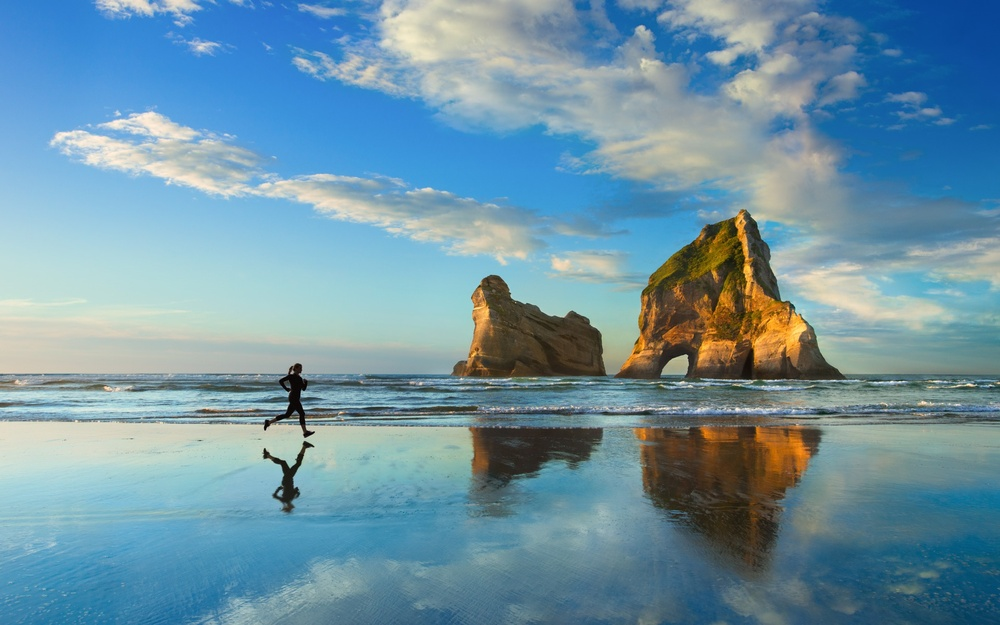
#> input picture Computer-Vision/resources/img1.jpg, 1000 x 625 px, shrunk from 1920 x 1200 before the run
$ jupyter execute image-historgrams.ipynb
#> lines starting #> are read from the running program, lines starting #| are printed output that depends on the picture
# Extracting and plotting Image Historgrams
In this notebook i experiment with extracting and plotting image historgrams. There are some methods for image comparison which use the image histrogram. I experiment with these metrics in the `comparing-historgrams.ipynb` notebook. But for now, lets just experiment with extracting and plotting image histograms.

Import the OpenCV & Numpy Libraries

[cell 1]
import numpy as np
import cv2 as cv
from matplotlib import pyplot as plt
img = cv.imread('./resources/img1.jpg')
#> img is the input picture: shape (625, 1000, 3); mean B, G, R 164.3, 148, 111.1

## 1.Calculating and Plotting Histrograms
The calcHist() function calculates the historgram. OpenCV defaults to BRG so you need to provide the index for each channel

[cell 2]
hist_blue = cv.calcHist([img],[0],None,[256],[0,256]) #[0] for blue channel
#> hist_blue = 256 values, max 9859 at index 217, min 0 at index 250, mean 2441.4
hist_red = cv.calcHist([img],[1],None,[256],[0,256]) #[1] for red channel
#> hist_red = 256 values, max 6362 at index 142, min 0 at index 245, mean 2441.4
hist_green = cv.calcHist([img],[2],None,[256],[0,256]) #[2] for green channel
#> hist_green = 256 values, max 6287 at index 57, min 13 at index 1, mean 2441.4

Plot the blue channel historgram

[cell 3]
plt.figure(figsize=(12,8))
plt.plot(hist_blue, color = 'b')
plt.xlim([0,256])
plt.title("Blue Channel Histogram")
plt.savefig('img_blue_histogram.png')
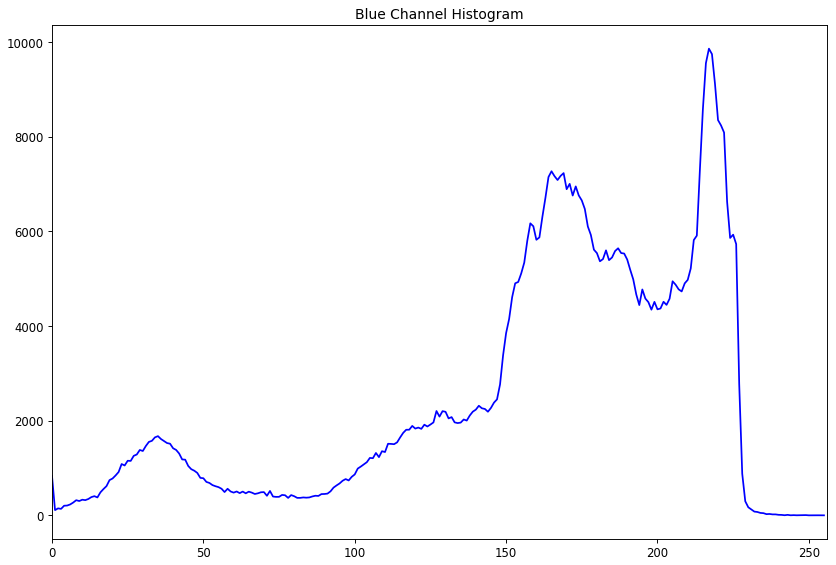
#> figure drawn by matplotlib, 1 panel; curve peaks at x = 217, y = 9859
plt.show()

Plot the red channel historgram

[cell 4]
plt.figure(figsize=(12,8))
plt.plot(hist_red, color = 'r')
plt.xlim([0,256])
plt.title("Red Channel Histogram")
plt.savefig('img_red_histogram.png')
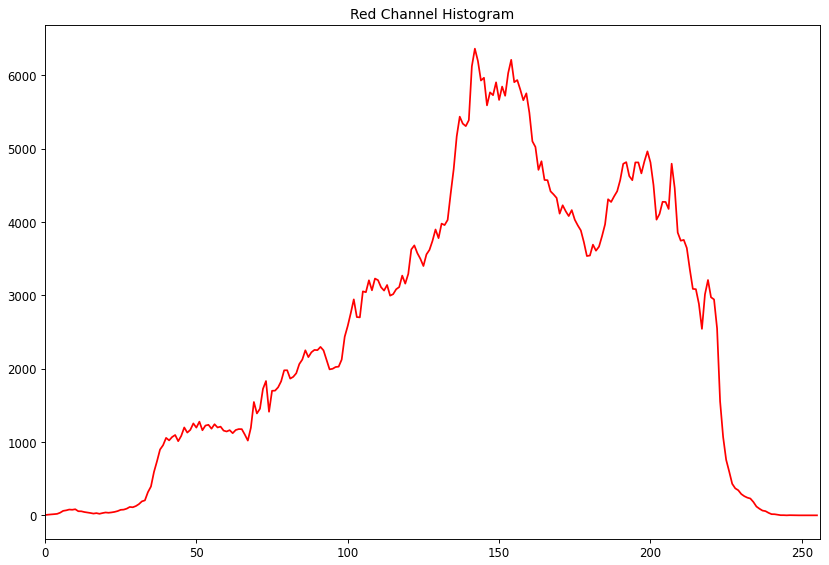
#> figure drawn by matplotlib, 1 panel; curve peaks at x = 142, y = 6362
plt.show()

Plot the green channel historgram

[cell 5]
plt.figure(figsize=(12,8))
plt.plot(hist_green, color = 'g')
plt.xlim([0,256])
plt.title("Green Channel Histogram")
plt.savefig('img_green_histogram.png')
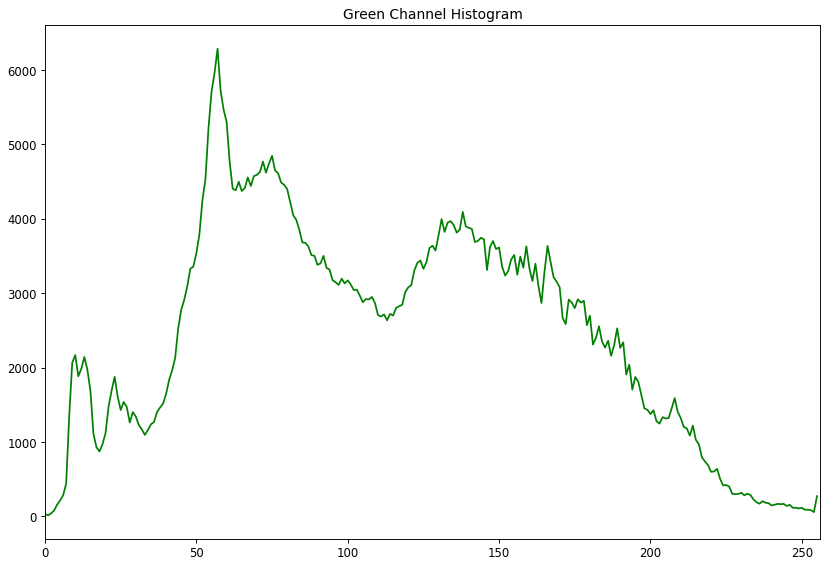
#> figure drawn by matplotlib, 1 panel; curve peaks at x = 57, y = 6287
plt.show()

## 2. Histogram Equalisation

Convert ther image to grayscale

[cell 6]
img_gray = cv.cvtColor(img, cv.COLOR_BGR2GRAY)
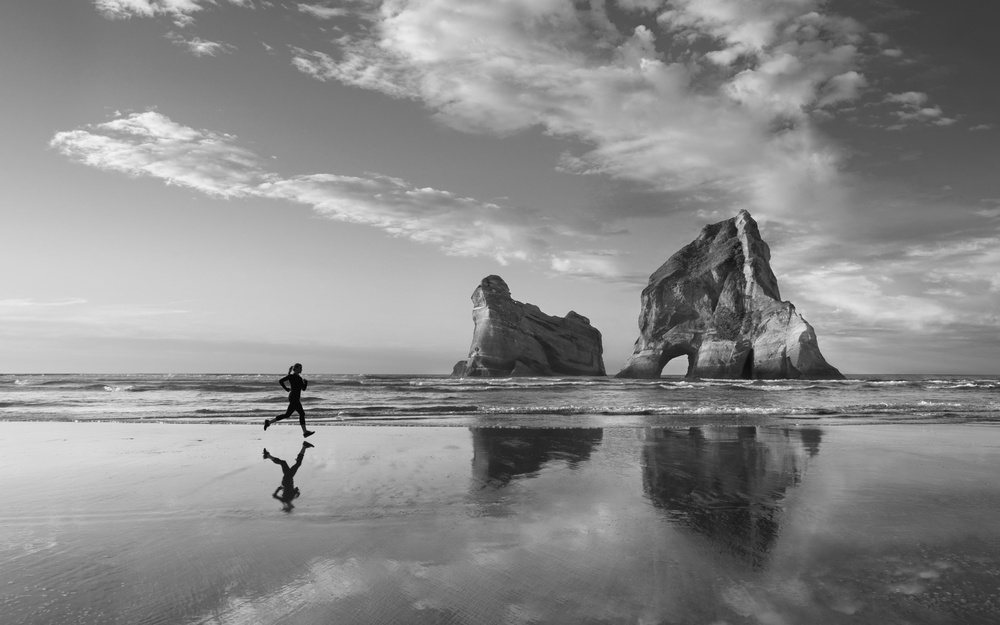
#> img_gray: shape (625, 1000); min 0, max 247, mean 138.8

Calculate and plot the histogram for the grayscale image

[cell 7]
plt.figure(figsize=(12,8))
hist_gray = cv.calcHist([img_gray],[0],None,[256],[0,256])
#> hist_gray = 256 values, max 6552 at index 124, min 0 at index 245, mean 2441.4
plt.plot(hist_gray, color = 'gray')
plt.xlim([0,256])
plt.title("Gray Channel Histogram")
plt.savefig('img_gray_histogram.png')
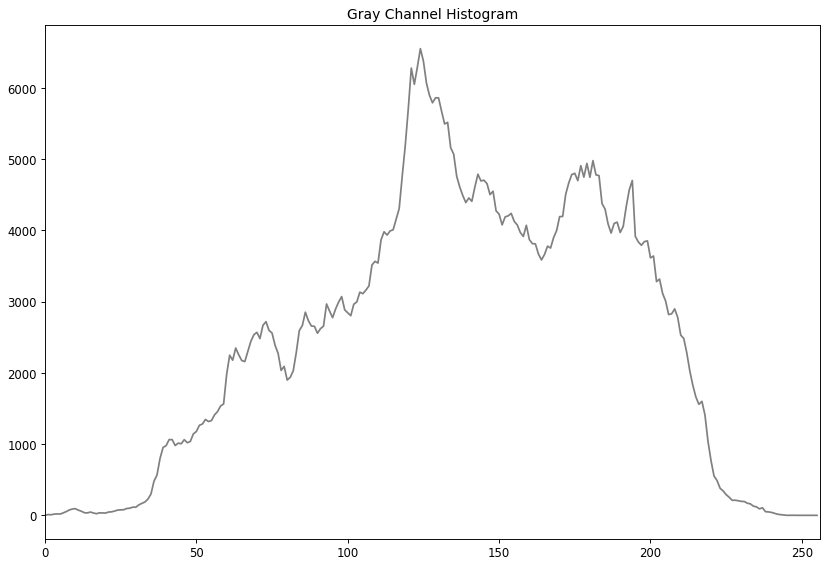
#> figure drawn by matplotlib, 1 panel; curve peaks at x = 124, y = 6552
plt.show()

Define the get_cummulatriveDist() function to calculate the cummulative distribution of intensity

[cell 8]
def getCummulativeDist(hist):
    c = [] #cummulative distribution
    s = 0
    for i in range(0, len(hist)):
        s = s + hist[i]
        c.append(s)
#> this loop made 256 passes
#> s on passes 1 to 3: [1], [12], [20]
#> after the loop, c = 256 items, first 6: [1], [12], [20], [37], [57], [75]; s = [625000]
    return c

[cell 9]
c = getCummulativeDist(hist_gray)
plt.figure(figsize=(12,8))
plt.plot(c, label = 'cummulative distribution', color = 'gray')
plt.legend(loc="upper left")
plt.xlim([0,256])
plt.title("Cummulative Distribution - img_gray")
plt.savefig('img_gray_cummulative_distribution.png')
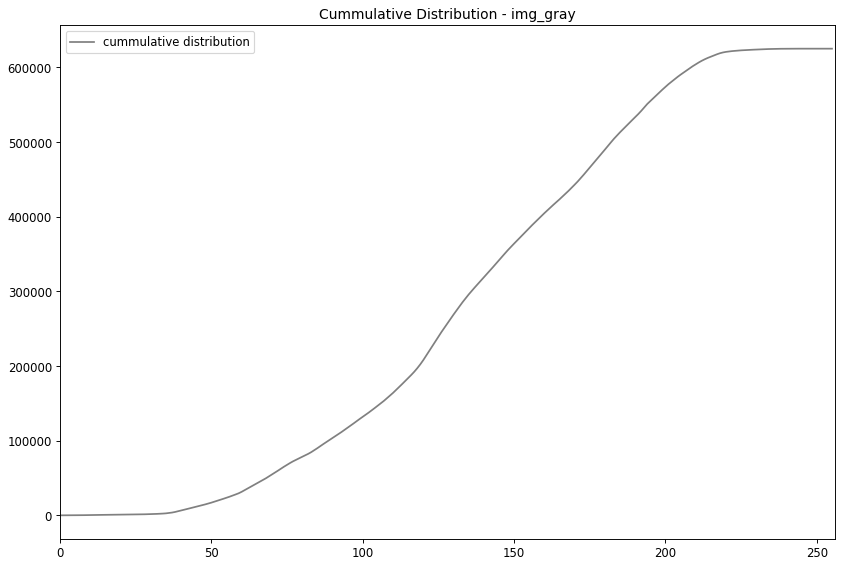
#> figure drawn by matplotlib, 1 panel; curve peaks at x = 247, y = 625000
plt.show()

[cell 10]
img_equ = cv.equalizeHist(img_gray)
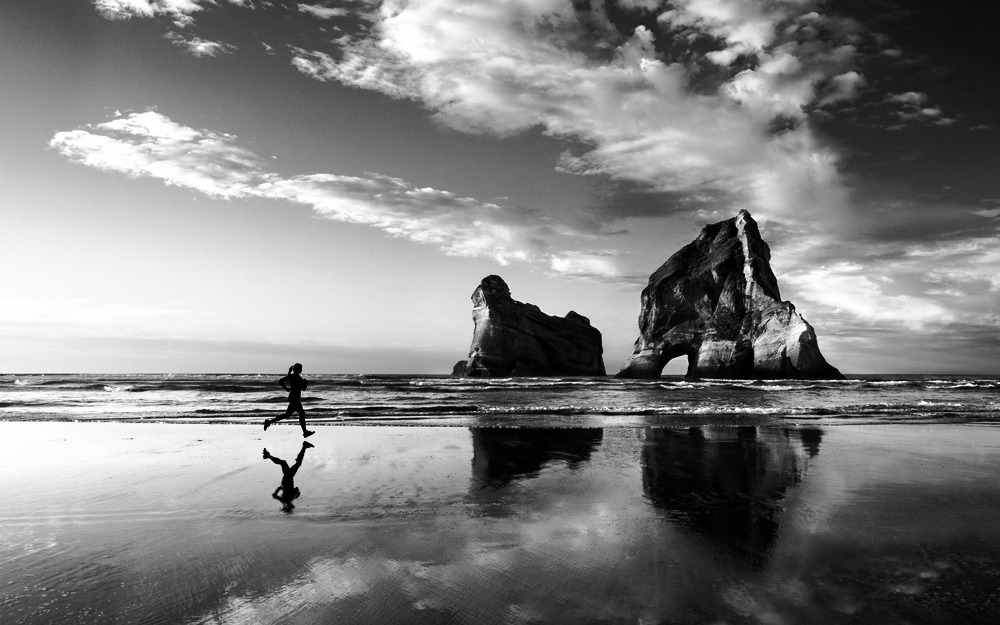
#> img_equ: shape (625, 1000); min 0, max 255, mean 128.3

[cell 11]
hist_equ = cv.calcHist([img_equ],[0],None,[256],[0,256])
#> hist_equ = 256 values, max 6552 at index 95, min 0 at index 25, mean 2441.4
plt.figure(figsize=(12,8))
plt.plot(hist_equ, color='gray')
plt.xlim([0,256])
plt.title("Gray Channel Histogram (Equalisation applied)")
plt.savefig('img_equ_histogram.png')
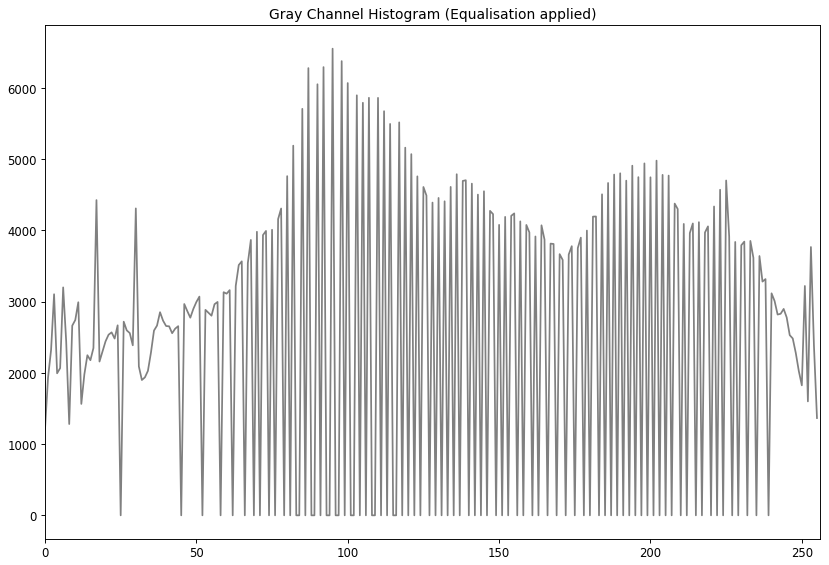
#> figure drawn by matplotlib, 1 panel; curve peaks at x = 95, y = 6552
plt.show()

[cell 12]
c = getCummulativeDist(hist_equ)
#> the loop in getCummulativeDist (call 2), `for i in range(0, len(hist)):` made 256 passes
#> s on passes 1 to 3: [1206], [3139], [5458]
#> c = 256 items, first 6: [1206], [3139], [5458], [8562], [10556], [12623]
plt.figure(figsize=(12,8))
plt.plot(c, label = 'cummulative distribution', color = 'gray')
plt.legend(loc="upper left")
plt.xlim([0,256])
plt.title("Cummulative Distribution - img_equ")
plt.savefig('img_equ_cummulative_distribution.png')
#> figure, not shown here; curve peaks at x = 255, y = 625000
plt.show()

Stack images side by side to see the difference made by historgram equalisation

[cell 13]
img_equalisation = np.hstack((img_gray, img_equ)) #stacking images side-by-side
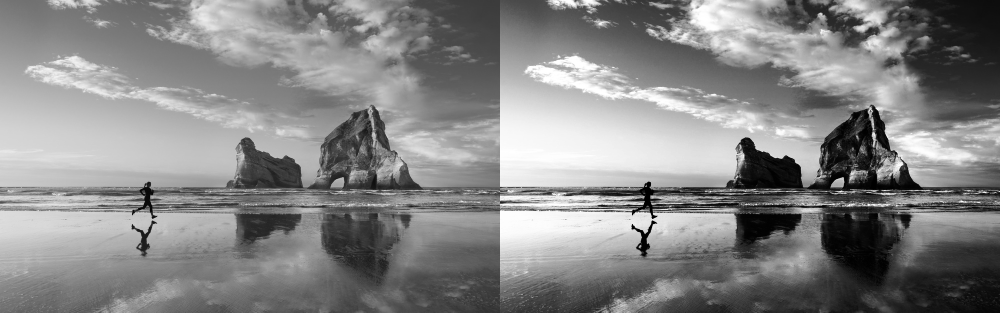
#> img_equalisation: shape (625, 2000) (shown at 1/2 size); min 0, max 255, mean 133.6
cv.imwrite('img_equalisation.png', img_equalisation) #writing the stacked image to file
#> Out = True

$ run again, with Computer-Vision/resources/img2.jpg copied over Computer-Vision/resources/img1.jpg
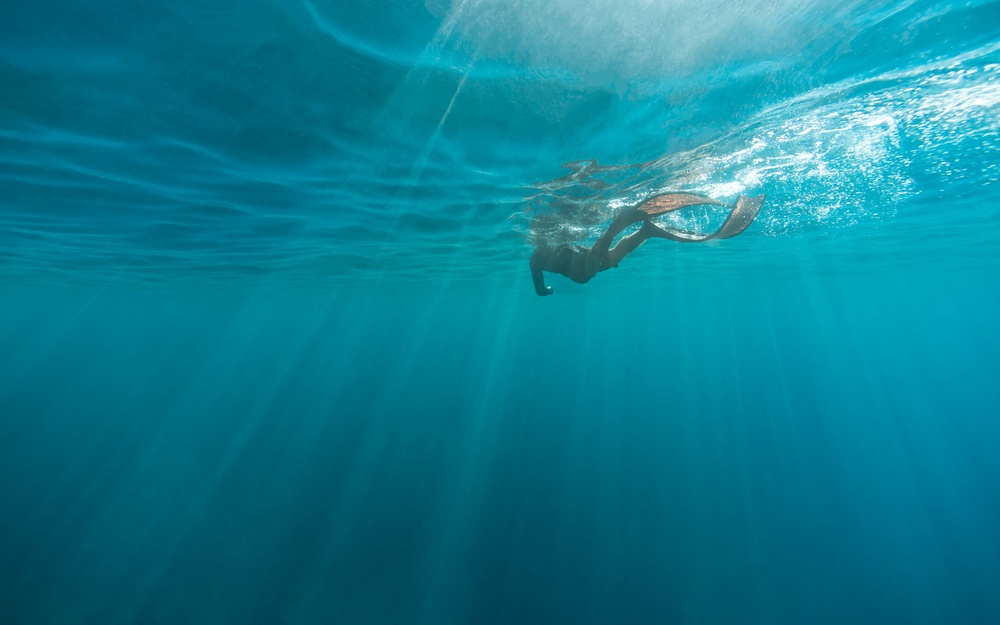
#> input picture Computer-Vision/resources/img2.jpg, 1000 x 625 px, shrunk from 1920 x 1200 before the run
#> img is the input picture: shape (625, 1000, 3); mean B, G, R 145.5, 125.2, 13.6
#> hist_blue = 256 values, max 9597 at index 145, min 0 at index 0, mean 2441.4
#> hist_red = 256 values, max 9082 at index 103, min 0 at index 0, mean 2441.4
#> hist_green = 256 values, max 329268 at index 0, min 2 at index 255, mean 2441.4
#> hist_gray = 256 values, max 13109 at index 74, min 0 at index 0, mean 2441.4
#> the loop in getCummulativeDist, `for i in range(0, len(hist)):` made 256 passes
#> s on passes 1 to 3: [0], [0], [0]
#> after the loop in getCummulativeDist, `for i in range(0, len(hist)):`: c = 256 items, first 6: [0], [0], [0], [0], [0], [0]; s = [625000]
#> `c = getCummulativeDist(hist_gray)`: c = 256 items, first 6: [0], [0], [0], [0], [0], [0]
#> hist_equ = 256 values, max 13109 at index 76, min 0 at index 5, mean 2441.4
#> `plt.savefig('img_equ_histogram.png')`:
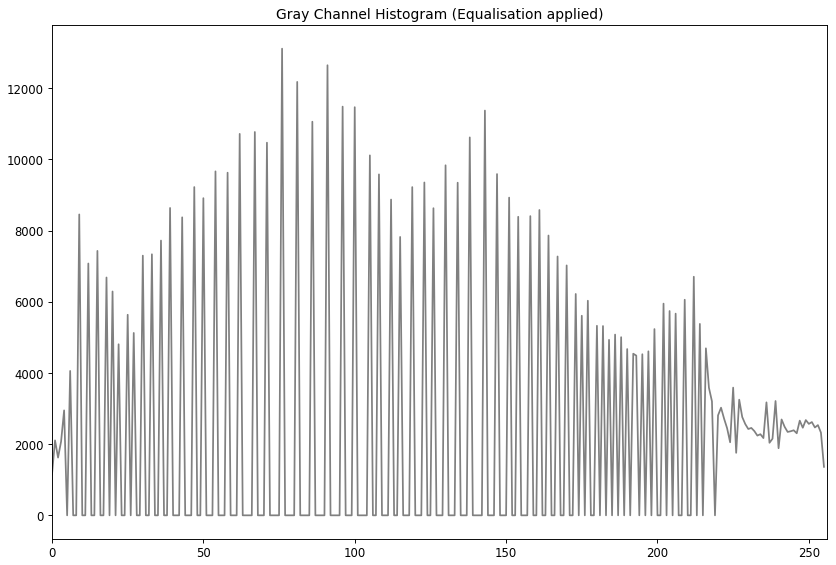
#> figure drawn by matplotlib, 1 panel; curve peaks at x = 76, y = 13109
#> the loop in getCummulativeDist (call 2), `for i in range(0, len(hist)):` made 256 passes
#> s on passes 1 to 3: [1148], [3254], [4876]
#> `c = getCummulativeDist(hist_equ)`: c = 256 items, first 6: [1148], [3254], [4876], [6950], [9899], [9899]
#> `img_equalisation = np.hstack((img_gray, img_equ))`:
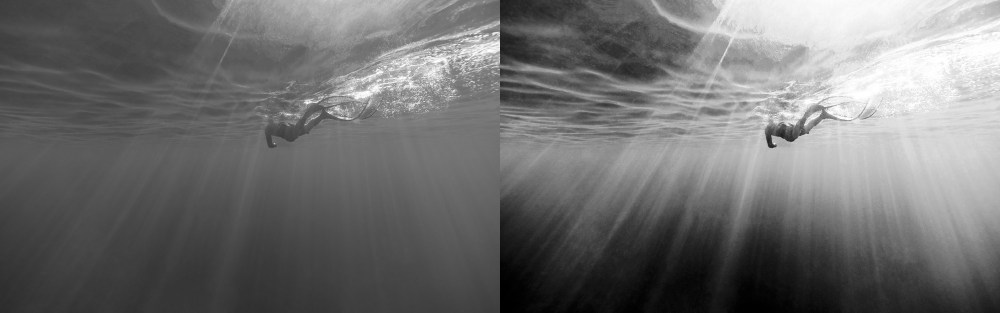
#> img_equalisation: shape (625, 2000) (shown at 1/2 size); min 0, max 255, mean 111.6
#> Out = True

$ run again, with Computer-Vision/resources/img3.jpg copied over Computer-Vision/resources/img1.jpg
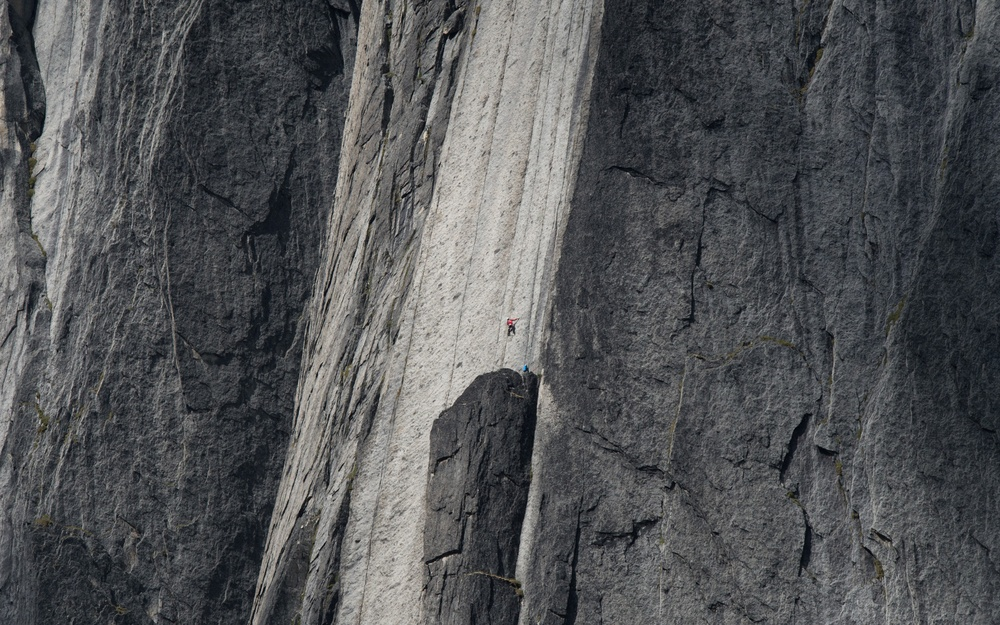
#> input picture Computer-Vision/resources/img3.jpg, 1000 x 625 px, shrunk from 1920 x 1200 before the run
#> img is the input picture: shape (625, 1000, 3); mean B, G, R 85.4, 83.4, 81.9
#> hist_blue = 256 values, max 8273 at index 64, min 0 at index 214, mean 2441.4
#> hist_red = 256 values, max 7982 at index 60, min 0 at index 0, mean 2441.4
#> hist_green = 256 values, max 7792 at index 57, min 0 at index 222, mean 2441.4
#> hist_gray = 256 values, max 7943 at index 61, min 0 at index 0, mean 2441.4
#> the loop in getCummulativeDist, `for i in range(0, len(hist)):` made 256 passes
#> s on passes 1 to 3: [0], [5], [9]
#> after the loop in getCummulativeDist, `for i in range(0, len(hist)):`: c = 256 items, first 6: [0], [5], [9], [18], [34], [57]; s = [625000]
#> hist_equ = 256 values, max 7943 at index 93, min 0 at index 12, mean 2441.4
#> `plt.savefig('img_equ_histogram.png')`:
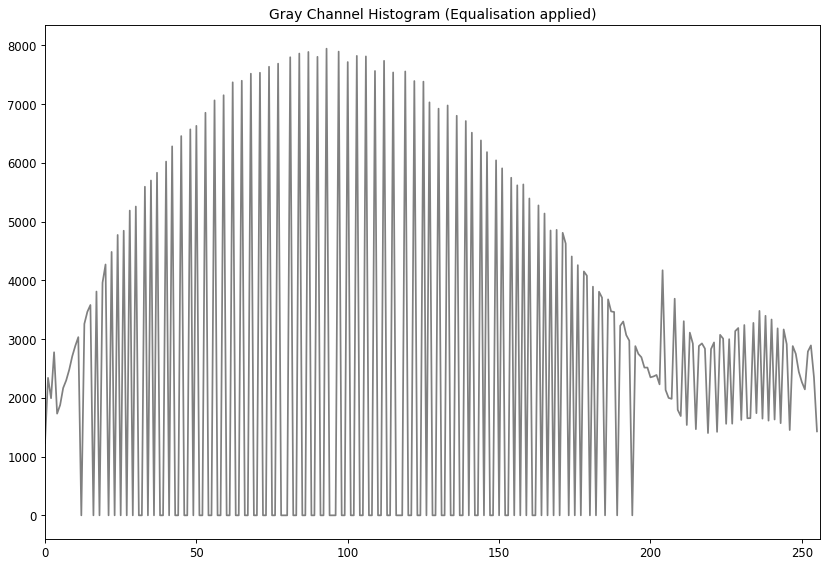
#> figure drawn by matplotlib, 1 panel; curve peaks at x = 93, y = 7943
#> the loop in getCummulativeDist (call 2), `for i in range(0, len(hist)):` made 256 passes
#> s on passes 1 to 3: [1230], [3570], [5563]
#> `c = getCummulativeDist(hist_equ)`: c = 256 items, first 6: [1230], [3570], [5563], [8339], [10070], [11948]
#> `img_equalisation = np.hstack((img_gray, img_equ))`:
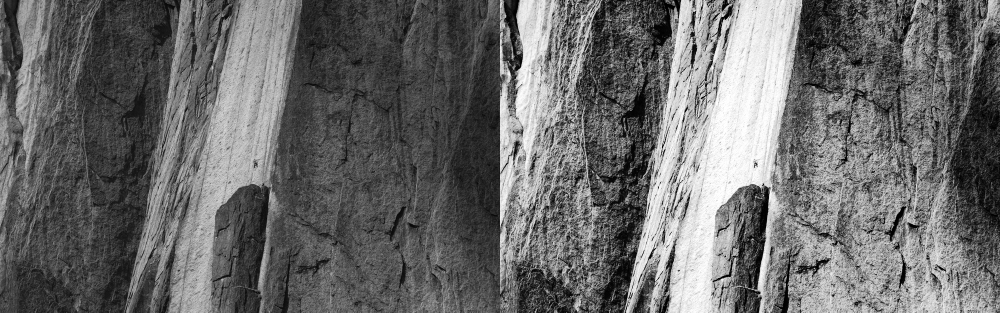
#> img_equalisation: shape (625, 2000) (shown at 1/2 size); min 0, max 255, mean 105.8
#> Out = True
